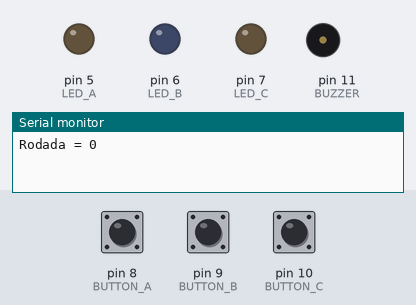
A sketch run on a simulated Arduino Uno, built with avr-gcc and run on an emulated ATmega328P. Parts: output pins drawn as LEDs (lit = HIGH), buzzer (waves = sounding), the last lines printed to the serial monitor. The inputs (shaded band) are chosen by the test bench; at power-on: pin 8 (BUTTON_A) HIGH, pin 10 (BUTTON_C) HIGH, pin 9 (BUTTON_B) HIGH. Random numbers use the default seed unless the sketch sets one.

Above: at 1.8 s.
1.9 s: pin 8 (BUTTON_A) pulled LOW for 0.15 s
At 2.3 s:
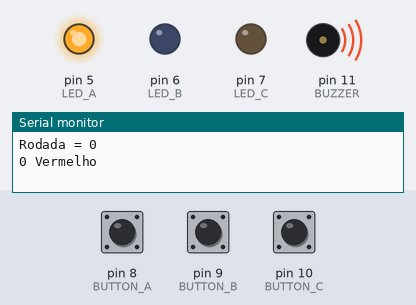
4.1 s: pin 8 (BUTTON_A) pulled LOW for 1 s
At 6.1 s:
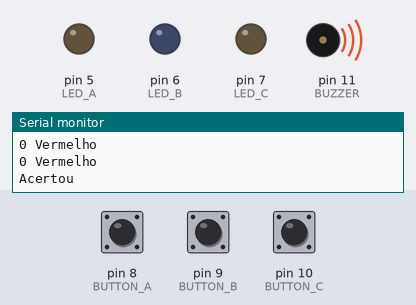
8.0 s: pin 10 (BUTTON_C) pulled LOW for 1 s
At 8.9 s:
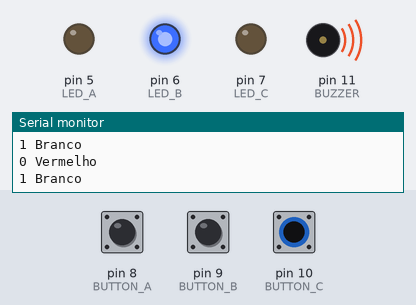
11.0 s: pin 9 (BUTTON_B) pulled LOW for 3.2 s
15.7 s: pin 8 (BUTTON_A) pulled LOW for 3.2 s
20.4 s: pin 10 (BUTTON_C) pulled LOW for 3.2 s
At 26.4 s:
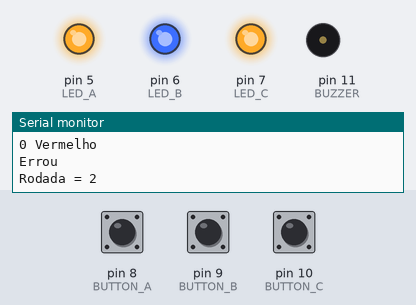
Timing chart, 0 to 28.0 s (numbered marks = the images above; inputs shaded):
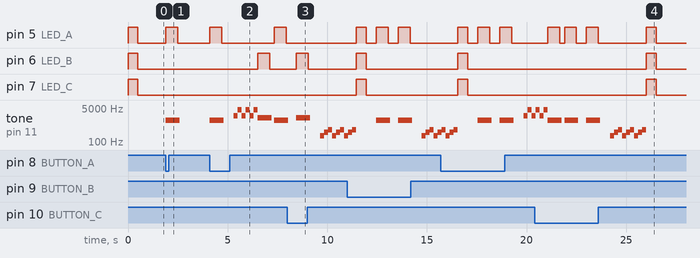

Measured:
- after the input at 1.9 s, pin 5 (LED_A): LOW → HIGH at once, → LOW 0.60 s later; tone on pin 11 (BUZZER): silent → 1200 Hz at once, → silent 0.70 s later
- after the input at 4.1 s, pin 5 (LED_A): alternates HIGH for 0.60 s and LOW for 2.7 s, starting at once; pin 6 (LED_B): LOW → HIGH after 2.4 s, → LOW 0.60 s later
- after the input at 8.0 s, pin 6 (LED_B): LOW → HIGH after 0.45 s, → LOW 0.60 s later
- after the input at 20.4 s, pin 6 (LED_B), pin 7 (LED_C): LOW → HIGH after 5.6 s, → LOW 0.50 s later

The sketch:

Genius.ino
```cpp
//-----------------------#define e Variáveis------------------------//
#define LED_A 5
#define LED_B 6
#define LED_C 7

#define BUTTON_A 8
#define BUTTON_B 9
#define BUTTON_C 10

#define BUZZER 11

#define TOM_A 1200
#define TOM_B 1600
#define TOM_C 2000

#define TEMPO_PISCA 600
#define TEMPO_ENTRE 150

int qt_seq = 0;
boolean continua = false;


//--------------Declaração da função de cada elemento---------------//
void setup() {
  Serial.begin(9600);

  pinMode(LED_A, OUTPUT);
  pinMode(LED_B, OUTPUT);
  pinMode(LED_C, OUTPUT);

  pinMode(BUTTON_A, INPUT_PULLUP);
  pinMode(BUTTON_B, INPUT_PULLUP);
  pinMode(BUTTON_C, INPUT_PULLUP);

  pinMode(BUZZER, OUTPUT);

  randomSeed(analogRead(0)); //Sorteia uma nova sequencia toda vez que liga o Arduino
}

//----------Loop do sorteio, leitura de botão e comparação----------//
void loop() {
  Serial.print("Rodada = ");
  Serial.println(qt_seq);
  if (continua) {
    qt_seq = qt_seq + 1;
  } else {
    qt_seq = 1;
    //Acende tudo
    digitalWrite(LED_A, HIGH);
    digitalWrite(LED_B, HIGH);
    digitalWrite(LED_C, HIGH);
    delay(500); //Apaga tudo
    digitalWrite(LED_A, LOW);
    digitalWrite(LED_B, LOW);
    digitalWrite(LED_C, LOW);
    delay(500);
    le_botao(); //Jogador aperta qlqer botão e já inicia o sorteio
  }

  int sorteados[qt_seq]; // qt_seq é o tamanho da sequência dos leds


  //-----------------------Sorteio da sequência-----------------------//
  //qt_seq é o tamanho da sequência - quantas vezes os LEDs piscam
  for (int jogada = 0; jogada < qt_seq; jogada ++) {
    sorteados[jogada] = random(2);
    pisca_led(sorteados[jogada]);
    delay(TEMPO_ENTRE);
  } //Fim do sorteio

  //---------------------Comparação da sequência----------------------//
  int vez; //Definido fora do for para poder verificar numero de acertos no final
  for (vez = 0; vez < qt_seq; vez ++) {
    delay(250);
    if (le_botao() == sorteados[vez]) {
      pisca_led(sorteados[vez]);
    } else {

      pisca_led(sorteados[vez]);
      break; //Sai do for
    }
  }

  //----------------------------Resultado-----------------------------//
  if (vez == qt_seq) { //Acertou seq. inteira
    Serial.println("Acertou");
    continua = true;
    delay(500);
    for (int i = 0; i < 3; i++) {
      tone(BUZZER, 2000);
      delay(200);
      tone(BUZZER, 4000);
      delay(200);
    }
    noTone(BUZZER);
  } else { //Errou algo
    Serial.println("Errou");
    continua = false;
    delay(500);
    for (int i = 0; i < 3; i++) {
      tone(BUZZER, 200);
      delay(200);
      tone(BUZZER, 300);
      delay(200);
      tone(BUZZER, 400);
      delay(200);
    }
    noTone(BUZZER);
  }
} //Fim do loop


//------------------------Função piscar LED-------------------------//
void pisca_led(int posicao) {
  Serial.print(posicao);

  if (posicao == 0) {
    Serial.println(" Vermelho");
    digitalWrite(LED_A, HIGH);
    tone(BUZZER, TOM_A);
    delay(TEMPO_PISCA);
    digitalWrite(LED_A, LOW);
  } else if (posicao == 1) {
    Serial.println(" Branco");
    digitalWrite(LED_B, HIGH);
    tone(BUZZER, TOM_B);
    delay(TEMPO_PISCA);
    digitalWrite(LED_B, LOW);
  } else if (posicao == 2) {
    Serial.println(" Azul");
    digitalWrite(LED_C, HIGH);
    tone(BUZZER, TOM_C);
    delay(TEMPO_PISCA);
    digitalWrite(LED_C, LOW);
  }
  delay(100);
  noTone(BUZZER);
} //Fim do pisca_led

//------------------------Função ler os botões----------------------//
int le_botao () {
  int result = -1; //-1 indica que nenhum botão foi apertado

  while (result == -1) {
    if (digitalRead(BUTTON_A) == LOW) {
      result = 0;    //Posição 0
    } else if (digitalRead(BUTTON_B) == LOW) {
      result = 1;
    } else if (digitalRead(BUTTON_C) == LOW) {
      result = 2;
    }
  }
  return result; //Retorna o inteiro int le_botao
}
```
